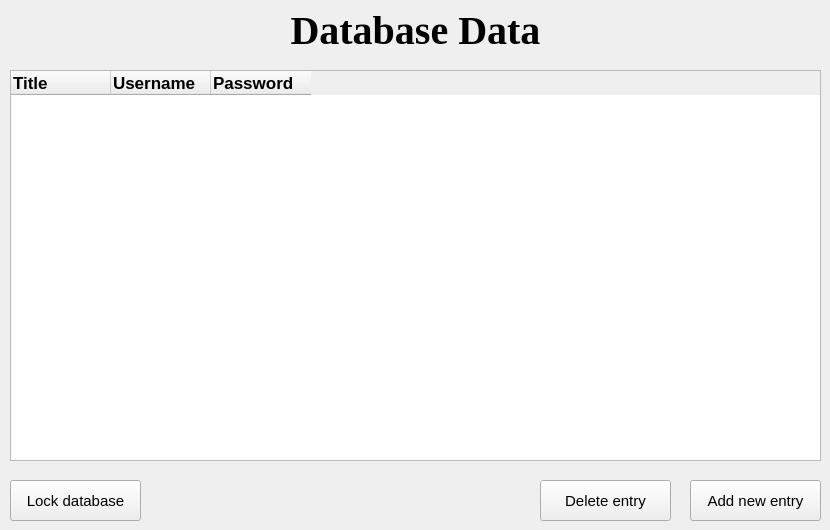
    <widget class="QWidget" name="dbdata">
     <widget class="QTableWidget" name="tableWidget">
      <property name="geometry">
       <rect>
        <x>10</x>
        <y>70</y>
        <width>811</width>
        <height>391</height>
       </rect>
      </property>
      <property name="maximumSize">
       <size>
        <width>811</width>
        <height>391</height>
       </size>
      </property>
      <property name="mouseTracking">
       <bool>true</bool>
      </property>
      <property name="focusPolicy">
       <enum>Qt::ClickFocus</enum>
      </property>
      <property name="sizeAdjustPolicy">
       <enum>QAbstractScrollArea::AdjustToContents</enum>
      </property>
      <property name="editTriggers">
       <set>QAbstractItemView::NoEditTriggers</set>
      </property>
      <property name="alternatingRowColors">
       <bool>true</bool>
      </property>
      <property name="selectionMode">
       <enum>QAbstractItemView::SingleSelection</enum>
      </property>
      <property name="selectionBehavior">
       <enum>QAbstractItemView::SelectItems</enum>
      </property>
      <property name="showGrid">
       <bool>true</bool>
      </property>
      <property name="sortingEnabled">
       <bool>false</bool>
      </property>
      <property name="wordWrap">
       <bool>true</bool>
      </property>
      <attribute name="horizontalHeaderCascadingSectionResizes">
       <bool>true</bool>
      </attribute>
      <attribute name="verticalHeaderShowSortIndicator" stdset="0">
       <bool>false</bool>
      </attribute>
      <column>
       <property name="text">
        <string>Title</string>
       </property>
       <property name="font">
        <font>
         <pointsize>13</pointsize>
         <weight>75</weight>
         <bold>true</bold>
        </font>
       </property>
       <property name="textAlignment">
        <set>AlignLeading|AlignVCenter</set>
       </property>
      </column>
      <column>
       <property name="text">
        <string>Username</string>
       </property>
       <property name="font">
        <font>
         <pointsize>13</pointsize>
         <weight>75</weight>
         <bold>true</bold>
        </font>
       </property>
       <property name="textAlignment">
        <set>AlignLeading|AlignVCenter</set>
       </property>
      </column>
      <column>
       <property name="text">
        <string>Password</string>
       </property>
       <property name="font">
        <font>
         <pointsize>13</pointsize>
         <weight>75</weight>
         <bold>true</bold>
        </font>
       </property>
       <property name="textAlignment">
        <set>AlignLeading|AlignVCenter</set>
       </property>
      </column>
     </widget>
     <widget class="QLabel" name="label_6">
      <property name="geometry">
       <rect>
        <x>10</x>
        <y>10</y>
        <width>811</width>
        <height>41</height>
       </rect>
      </property>
      <property name="font">
       <font>
        <family>Times New Roman</family>
        <pointsize>30</pointsize>
        <weight>75</weight>
        <bold>true</bold>
       </font>
      </property>
      <property name="text">
       <string>Database Data</string>
      </property>
      <property name="alignment">
       <set>Qt::AlignCenter</set>
      </property>
     </widget>
     <widget class="QPushButton" name="lockdbBtn">
      <property name="geometry">
       <rect>
        <x>10</x>
        <y>480</y>
        <width>131</width>
        <height>41</height>
       </rect>
      </property>
      <property name="font">
       <font>
        <pointsize>11</pointsize>
       </font>
      </property>
      <property name="text">
       <string>Lock database</string>
      </property>
     </widget>
     <widget class="QPushButton" name="addBtn">
      <property name="geometry">
       <rect>
        <x>690</x>
        <y>480</y>
        <width>131</width>
        <height>41</height>
       </rect>
      </property>
      <property name="font">
       <font>
        <pointsize>11</pointsize>
       </font>
      </property>
      <property name="text">
       <string>Add new entry</string>
      </property>
     </widget>
     <widget class="QPushButton" name="deleteBtn">
      <property name="geometry">
       <rect>
        <x>540</x>
        <y>480</y>
        <width>131</width>
        <height>41</height>
       </rect>
      </property>
      <property name="font">
       <font>
        <pointsize>11</pointsize>
       </font>
      </property>
      <property name="text">
       <string>Delete entry</string>
      </property>
     </widget>
    </widget>
